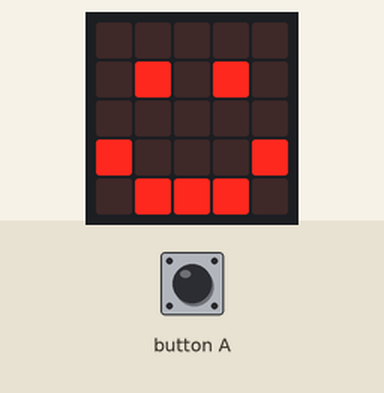
Recording of a program running on a simulated BBC micro:bit running MicroPython. Parts: the board's 5×5 LED display.

Above: at 0.1 s.
At 49.1 s:
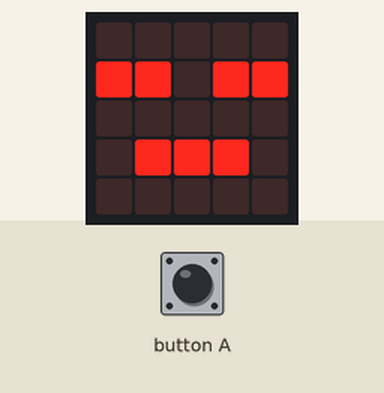
At 100.1 s:
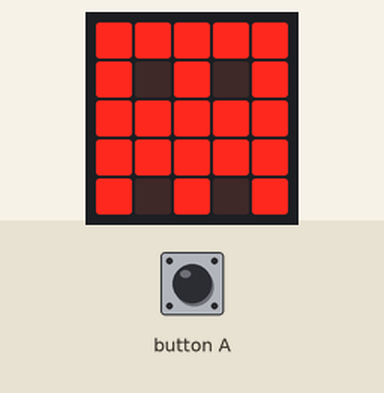

Measured:
- what the display in image 1 shows lasts 51.0 s, from 49.0 s to 100.0 s

The program:

microbotchi-5.py
```python
from microbit import *

is_alive = True
health = 100
happiness = 100
awakeness = 50

# lifetime
while is_alive:

    health = health - 1
    happiness = happiness - 1
    awakeness = awakeness - 1

    # play with me
    if accelerometer.was_gesture("shake"):
        happiness = happiness + 50
        awakeness = awakeness + 20

    # feed me
    if button_a.was_pressed():
        health = health + 50
        awakeness = awakeness + 10

    if awakeness > 0:
        if happiness > 0:
            display.show(Image.HAPPY)
        else:
            display.show(Image.SAD)
    else:
        display.show(Image.ASLEEP)

    sleep(1000)

    is_alive = health > 0

# dead
display.show(Image.GHOST)
```
